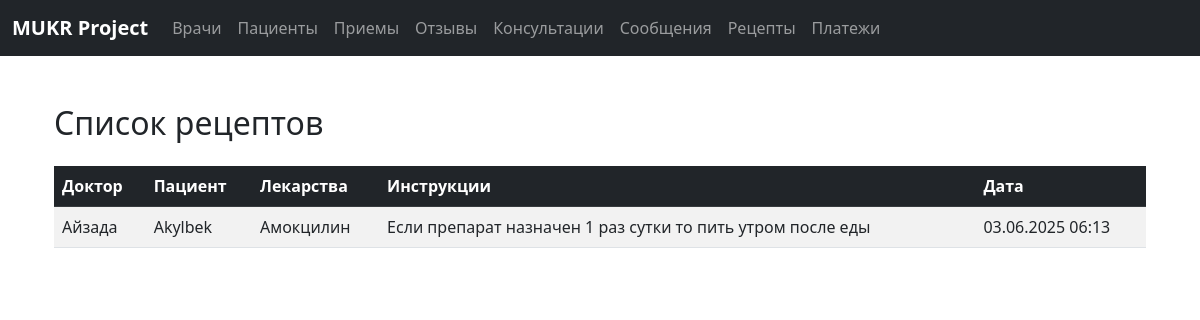
/prescriptions/, run on the app's committed database.
### app/models.py (models this page shows, shortened)
class Prescription(models.Model):
    doctor = models.ForeignKey(Doctor, on_delete=models.CASCADE, related_name='prescriptions')
    patient = models.ForeignKey(CustomUser, on_delete=models.CASCADE, related_name='prescriptions')
    medicine = models.TextField()  # Название лекарств
    instructions = models.TextField()  # Как принимать
    created_at = models.DateTimeField(auto_now_add=True)

class Doctor(models.Model):
    name = models.CharField(max_length=100)
    specialization = models.CharField(max_length=100)
    experience = models.IntegerField()
    phone_number = models.CharField(max_length=20)
    image = models.ImageField(upload_to='doctors/', null=True, blank=True)  # Позволяет пустые значения
    email = models.EmailField()

class CustomUser(AbstractUser):
    phone_number = models.CharField(max_length=20, unique=True, null=True, blank=True)

### app/views.py (the view)
# urls.py: path('prescriptions/', views.prescription_list, name='prescription_list'),
def prescription_list(request):
    return render(request, 'prescriptions/prescription_list.html', {'prescriptions': Prescription.objects.all()})

### app/templates/prescriptions/prescription_list.html
{% extends 'base.html' %}
{% load static %}
{% block content %}
<div class="container mt-5">
    <h2 class="mb-4">Список рецептов</h2>
    <div class="table-responsive">
        <table class="table table-striped table-hover">
            <thead class="table-dark">
                <tr>
                    <th>Доктор</th>
                    <th>Пациент</th>
                    <th>Лекарства</th>
                    <th>Инструкции</th>
                    <th>Дата</th>
                </tr>
            </thead>
            <tbody>
                {% for prescription in prescriptions %}
                <tr>
                    <td>{{ prescription.doctor.name }}</td>
                    <td>{{ prescription.patient.username }}</td>
                    <td>{{ prescription.medicine }}</td>
                    <td>{{ prescription.instructions }}</td>
                    <td>{{ prescription.created_at|date:"d.m.Y H:i" }}</td>
                </tr>
                {% empty %}
                <tr>
                    <td colspan="5" class="text-center">Нет доступных рецептов.</td>
                </tr>
                {% endfor %}
            </tbody>
        </table>
    </div>
</div>
{% endblock %}

### app/static/css/style.css (style rules this page uses)
body { background-color: #f8f9fa; }
.table th, .table td { vertical-align: middle; }

### app/templates/base.html (style rules this page uses)
body { background-color: white; position: relative; min-height: 100vh; margin: 0; padding: 0; }

### data on the page
Prescription: doctor.name "Айзада", patient.username "Akylbek", medicine "Амокцилин", instructions "Если препарат назначен 1 раз сутки то пить утром после еды", created_at "03.06.2025 06:13"
